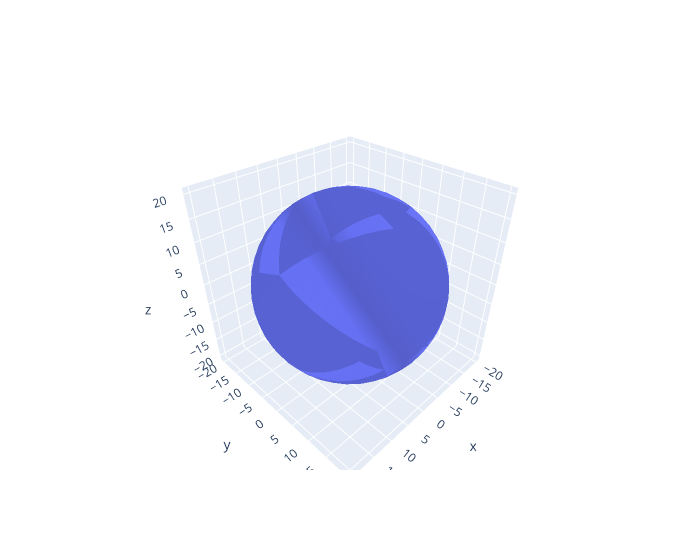

The code cell stored with this chart in its notebook:
### Code cell
# variable shape
shape = sphere
see_mesh(shape)

### Figure 1 — Plotly figure (JSON) as saved in the notebook; plotly's stock layout.template omitted (floating-point values rounded to 4 significant figures; data arrays with more than 128 entries replaced by an {"elided": "..."} marker saying what was removed)
{"data": [{"i": {"elided": "1280 int values"}, "j": {"elided": "1280 int values"}, "k": {"elided": "1280 int values"}, "opacity": 0.8, "type": "mesh3d", "x": {"elided": "642 float values"}, "y": {"elided": "642 float values"}, "z": {"elided": "642 float values"}}], "layout": {"height": 550, "scene": {"aspectmode": "data", "xaxis": {"showgrid": true, "title": {"text": "x"}, "visible": true}, "yaxis": {"showgrid": true, "title": {"text": "y"}, "visible": true}, "zaxis": {"showgrid": true, "title": {"text": "z"}, "visible": true}}, "width": 700}}
